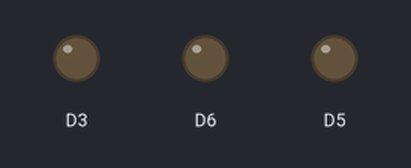
Bench run of a sketch on a simulated ESP8266 (NodeMCU). Shown: output pins drawn as LEDs (lit = HIGH).

Above: at 0.25 s.
At 2.85 s:
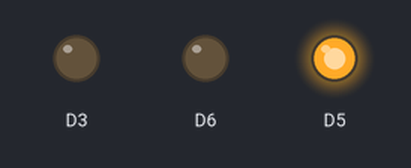
At 8.9 s:
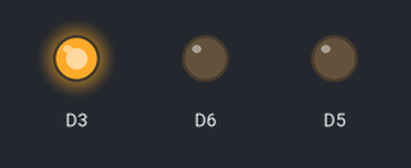
Timing chart, 0 to 10.8 s (numbered marks = the images above):
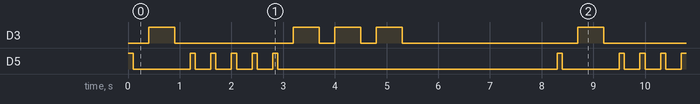

The sketch:

sketch_feb27a.ino
```cpp
 void setup() {
 pinMode(D3, OUTPUT);
 pinMode(D5, OUTPUT);
 pinMode(D6, OUTPUT);
}

void loop() {
  digitalWrite(D5, HIGH);
  delay(100);
  digitalWrite(D5, LOW);
  delay(300);

  digitalWrite(D3, HIGH);
  delay(500);
  digitalWrite(D3, LOW);
  delay(300);
  digitalWrite(D5, HIGH);
  delay(100);
  digitalWrite(D5, LOW);
  delay(300);
  digitalWrite(D5, HIGH);
  delay(100);
  digitalWrite(D5, LOW);
  delay(300);

  digitalWrite(D5, HIGH);
  delay(100);
  digitalWrite(D5, LOW);
  delay(300);
  digitalWrite(D5, HIGH);
  delay(100);
  digitalWrite(D5, LOW);
  delay(300);

  digitalWrite(D5, HIGH);
  delay(100);
  digitalWrite(D5, LOW);
  delay(300);
  digitalWrite(D3, HIGH);
  delay(500);
  digitalWrite(D3, LOW);
  delay(300);

  digitalWrite(D3, HIGH);
  delay(500);
  digitalWrite(D3, LOW);
  delay(300);
  digitalWrite(D3, HIGH);
  delay(500);
  digitalWrite(D3, LOW);
  delay(3000);
}
```

Measured:
- by itself, D3: repeats every 8.3 s: LOW 2.3 s, 2 × (HIGH 0.50 s, LOW 0.30 s), HIGH 0.50 s, LOW 3.4 s, HIGH 0.50 s
- by itself, D5: repeats every 8.3 s: LOW 1.1 s, 4 × (HIGH 0.10 s, LOW 0.30 s), HIGH 0.10 s, LOW 5.4 s, HIGH 0.10 s
- by itself, everything shown: repeats every 8.3 s, in 20 steps
